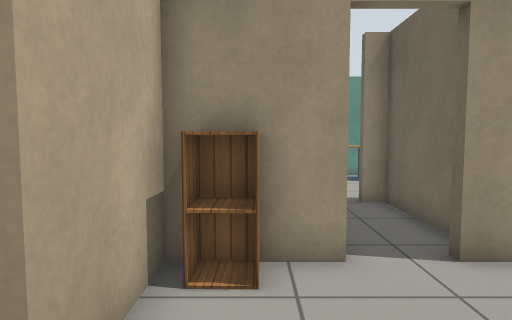
view 1 (above)

15 first-person views from a walk through a robot-simulator world made for Gazebo. The camera is 0.99 m above the floor, tilts 4° down and sees 75° across. The floor is counted in squares, 0.5 m on a side. Each view is taken from the middle of a square. On the plan, view 1 faces up. The plan holds only what a view shows up to about 18 squares ahead; the rest is blank. Gazebo's built-in surfaces are drawn with simple patterns.

view 2
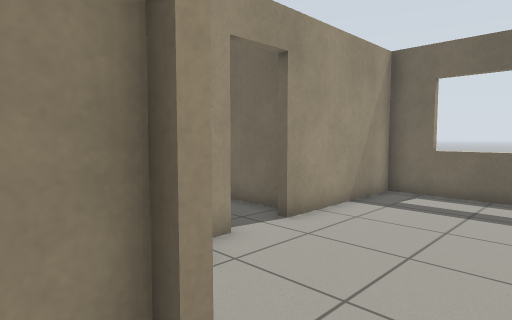

view 3
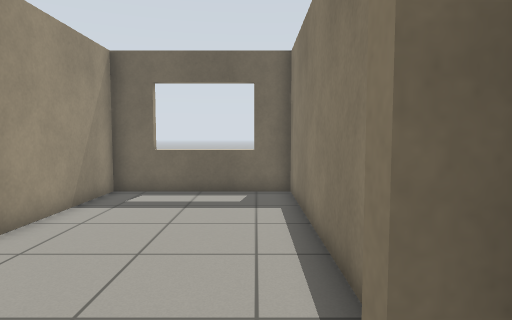

view 4
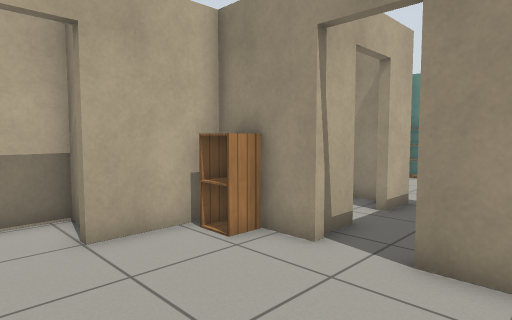

view 5
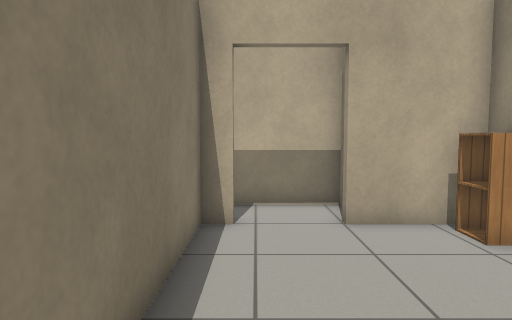

view 6
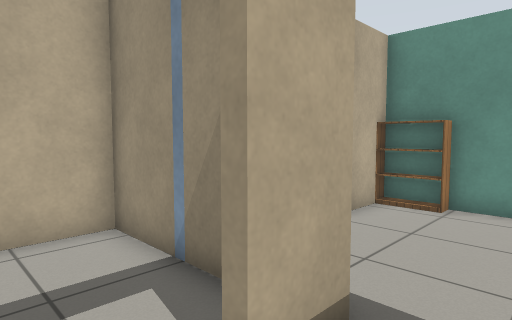

view 7
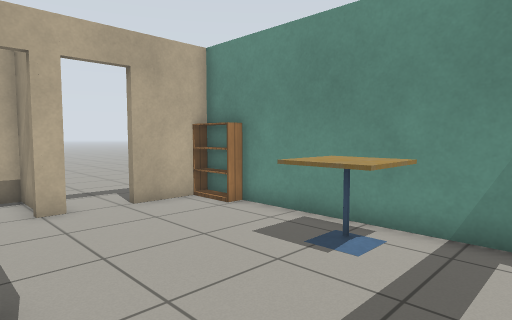

view 8
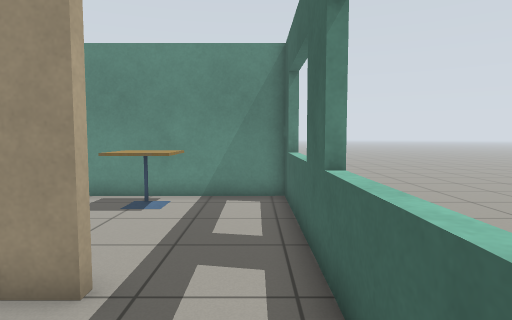

view 9
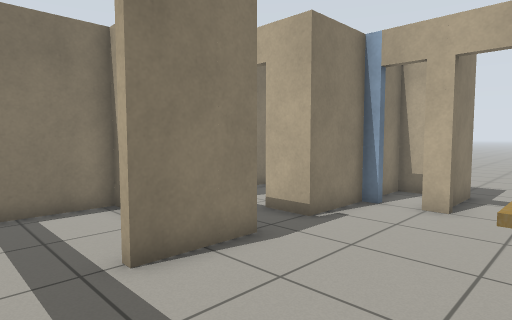

view 10
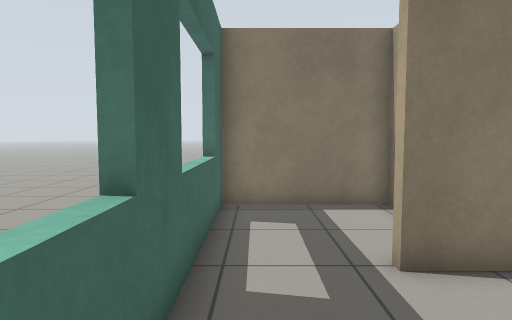

view 11
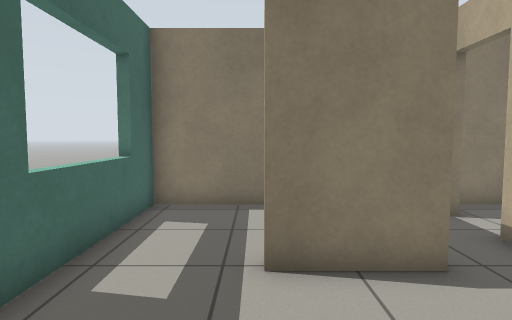

view 12
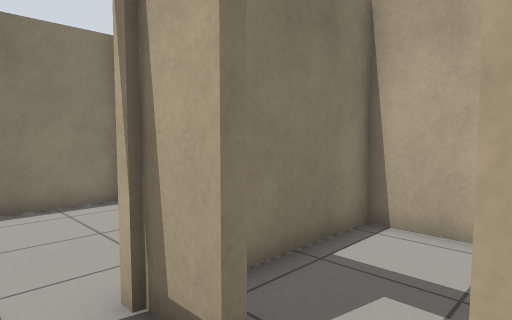

view 13
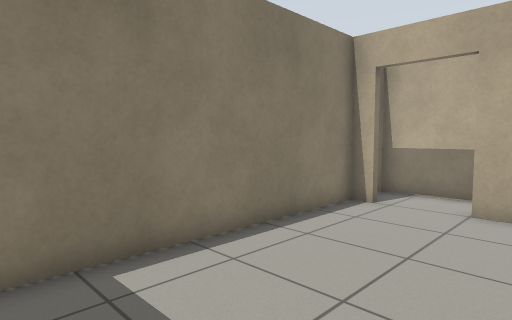

view 14
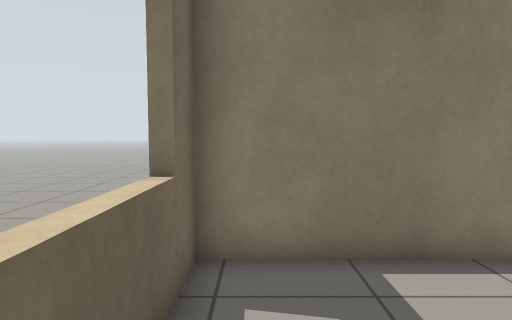

view 15
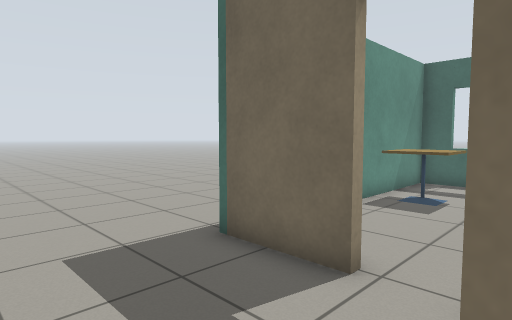

### Floor plan
Points are (right, up) in squares from view 1. A wall is a line through its corners. A room is listed if a view was taken in it or the views show most of it. See-through windows are left out.
Room 1 (views 1, 4, 5, 13, 14)
walls: (-0.4, 5.1) (-1.4, 5.1) (-1.4, 2) (-1.7, 2); (-1.4, -1.2) (9, -1.2) (9, 5.1) (3.1, 5.1)
ways out: open door at (-1.6, 0.8) to room 2; open door at (2.5, 5) to room 3
objects: cabinet (-1, 4) to (0, 5)
Room 2 (views 2, 3)
walls: (-1.7, 2) (-1.7, 2.4) (-3.6, 2.4) (-3.6, -1.2) (-3.3, -1.2)
ways out: open door at (-1.6, 0.8) to room 1
Room 3 (views 6, 7, 8, 9, 10, 11, 12)
walls: (3.1, 10.2) (5.9, 10.2); (6, 9.9) (4.9, 9.9); (-1.4, 12.6) (-1.4, 11.9); (-1.4, 10.8) (-1.4, 10.2) (1.3, 10.2) (1.3, 8.6); (0.4, 16.4) (-1.5, 16.4); (1.3, 6.8) (1.3, 5.1); (3.9, 6) (3.9, 9.9) (3.1, 9.9); (4.2, 5.9) (4.2, 5.5) (9, 5.5) (9, 17.1) (-1.4, 17) (-1.4, 14.3)
ways out: open door at (2.5, 5) to room 1; open door at (-1.6, 12.6) to room 4; open door at (1, 7.5) to room 5
objects: cafe table (4, 15) to (5, 16)
Room 4 (view 15)
walls: (-4.5, 12.3) (-2.5, 12.3); (-1.8, 14.3) (-1.8, 17.4)
ways out: open door at (-1.6, 12.6) to room 3
Room 5 (no view inside)
walls: (1.3, 5.1) (-0.4, 5.1); (0.5, 9.9) (-4.1, 9.9) (-4.1, 5.5) (-0.4, 5.5)
ways out: open door at (1, 7.5) to room 3
Room 6 (no view inside)
walls: (-2.5, 12.1) (-4.1, 12.1) (-4.1, 10.2) (-2.8, 10.2)

Positions as (right, up) in squares from view 1, and headings:
1: (0, 0), facing up
2: (-3, 0), facing up-right
3: (-3, 0), facing right
4: (5, 0), facing up-left
5: (6, 0), facing left
6: (3, 7), facing up-left
7: (8, 10), facing up-left
8: (8, 6), facing up
9: (8, 15), facing down-left
10: (8, 15), facing down
11: (6, 15), facing down
12: (3, 9), facing down-left
13: (8, 4), facing down-left
14: (8, 4), facing down
15: (-6, 12), facing up-right
